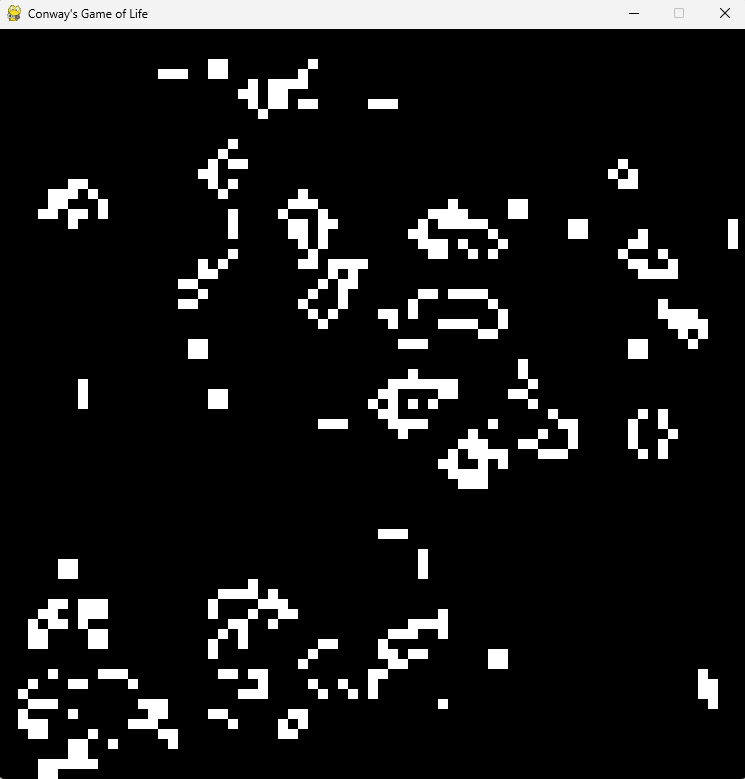
#> input picture Juego de la Vida de Conway.png, 745 x 779 px
$ jupyter execute Day_36.ipynb
#> lines starting #> are read from the running program, lines starting #| are printed output that depends on the picture
#> the answer given: Juego de la Vida de Conway.png
#> the answer given: 100
#> the answer given: 100
#> the answer given: 1
# 🧠 Reto 36: Generador de Arte ASCII 🧠

## 🏆 Objetivo:

Crear un programa que convierta imágenes en arte ASCII. El programa debe tomar una imagen de entrada y convertirla en un conjunto de caracteres que representen la imagen en formato de texto.

## 📝 Requisitos:

1️⃣ El programa debe permitir al usuario seleccionar una imagen desde su computadora.
2️⃣ El resultado debe ser un archivo de texto que contenga el arte ASCII generado.
3️⃣ Se debe permitir al usuario elegir la escala de grises para determinar los caracteres a utilizar. Por ejemplo:
@ # % * + = - : . (de más oscuro a más claro).
4️⃣ Opcionalmente, el programa debe permitir ajustar el tamaño del arte ASCII (ancho y alto en caracteres).
5️⃣ El programa debe utilizar la biblioteca PIL (Pillow) para el manejo de imágenes.

## 📌 Ejemplo de ejecución:

Ingrese la ruta de la imagen: imagen.jpg
Ingrese el ancho en caracteres: 100
Ingrese el alto en caracteres: 50
Elija la escala de grises: @#%*+=-:.
Generando arte ASCII...
Arte ASCII guardado en: arte_ascii.txt

## 🔍 Pistas:

🔹 Utiliza la biblioteca Pillow para cargar la imagen y convertirla a escala de grises.
🔹 Mapea cada píxel a un carácter en función de su nivel de gris.
🔹 Ajusta el tamaño de la imagen según las dimensiones dadas para mantener una proporción adecuada.
🔹 Experimenta con diferentes conjuntos de caracteres para lograr mayor realismo o estilos distintos.

[cell 1]
# pip install pillow

[cell 2]
from PIL import Image

def pixel_to_character(pixel, grayscale_scale):
    """
    Converts a pixel value to a character based on the grayscale scale.
    :param pixel: The pixel value (0-255).
    :param grayscale_scale: The scale of characters representing different levels of brightness.
    :return: The corresponding character from the grayscale scale.
    """
    return grayscale_scale[pixel * len(grayscale_scale) // 256]

[cell 3]
def generate_ascii_art(image_path, width, height, grayscale_scale):
    """
    Generates ASCII art from an image.
    :param image_path: The path to the image file.
    :param width: The width of the ASCII art in characters.
    :param height: The height of the ASCII art in characters.
    :param grayscale_scale: The scale of characters representing different levels of brightness.
    :return: None
    """
#> called with image_path = 'Juego de la Vida de Conway.png', width = 100, height = 100, grayscale_scale = '1'
    # Load the image
    image = Image.open(image_path)
#> image is the input picture: PIL image 745x779 RGBA; mean R, G, B, A 27.7, 27.7, 27.7, 255

    # Convert the image to grayscale
    grayscale_image = image.convert('L')

    # Resize the image
    resized_image = grayscale_image.resize((width, height))
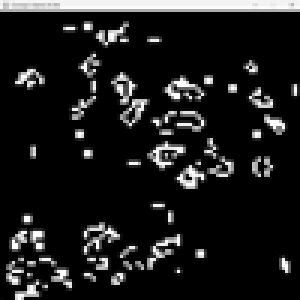
#> resized_image: PIL image 100x100 L (shown 3 times larger); min 0, max 255, mean 28.2
    print(f"Resized image dimensions: {resized_image.size}")  # Print the new dimensions to verify
#| Resized image dimensions: (100, 100)

    # Create the ASCII art
    ascii_art = ""
    for y in range(height):
        for x in range(width):
            pixel = resized_image.getpixel((x, y))
            ascii_art += pixel_to_character(pixel, grayscale_scale)
        ascii_art += "\n"

    # Save the result to a text file
    with open('ascii_art.txt', 'w') as file:
        file.write(ascii_art)

    print("The ASCII art has been saved to 'ascii_art.txt'.")
